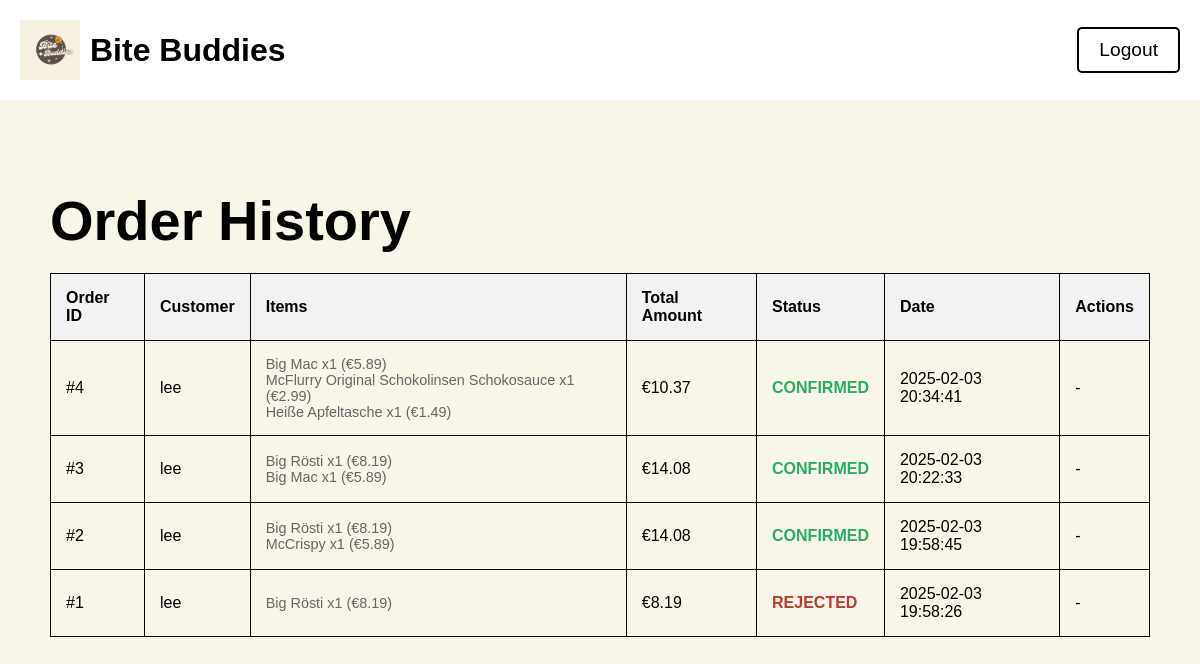
The page /partner/orders (signed in) on the database its author committed.
### tables this page shows
CREATE TABLE orders (
            id INTEGER PRIMARY KEY AUTOINCREMENT,
            user_id INTEGER NOT NULL,
            restaurant_id INTEGER NOT NULL,
            total_amount REAL NOT NULL,
            status TEXT NOT NULL CHECK(status IN ('placed', 'confirmed', 'rejected')) DEFAULT 'placed',
            created_at TIMESTAMP DEFAULT CURRENT_TIMESTAMP,
            FOREIGN KEY (user_id) REFERENCES users (id),
            FOREIGN KEY (restaurant_id) REFERENCES restaurants (id)
        );

CREATE TABLE "users" (
	"id"	INTEGER,
	"username"	TEXT NOT NULL,
	"address"	TEXT NOT NULL,
	"email"	TEXT NOT NULL UNIQUE,
	"pincode"	TEXT NOT NULL,
	"password"	TEXT NOT NULL,
	"current_balance"	REAL NOT NULL DEFAULT 100,
	PRIMARY KEY("id" AUTOINCREMENT)
);

CREATE TABLE order_items (
            id INTEGER PRIMARY KEY AUTOINCREMENT,
            order_id INTEGER NOT NULL,
            menu_item_id INTEGER NOT NULL,
            quantity INTEGER NOT NULL,
            price_at_time REAL NOT NULL,
            FOREIGN KEY (order_id) REFERENCES orders (id),
            FOREIGN KEY (menu_item_id) REFERENCES menu_items (id)
        );

CREATE TABLE menu_items (
    id INTEGER PRIMARY KEY AUTOINCREMENT,
    restaurant_id INTEGER NOT NULL,
    name TEXT NOT NULL,
    description TEXT,
    price REAL NOT NULL,
    photo_url TEXT,
    FOREIGN KEY (restaurant_id) REFERENCES restaurants (id)
);

### app.py (the view)
@app.route('/partner/orders')
def partner_orders():
    if 'user_id' not in session:
        return redirect(url_for('partner'))
    conn = get_db_connection()
    try:
        orders = conn.execute('''
            SELECT
                o.id,
                o.total_amount,
                o.status,
                o.created_at,
                u.username,
                u.id as user_id
            FROM orders o
            JOIN users u ON o.user_id = u.id
            WHERE o.restaurant_id = ?
            ORDER BY
                CASE
                    WHEN o.status = 'placed' THEN 1
                    WHEN o.status = 'confirmed' THEN 2
                    WHEN o.status = 'rejected' THEN 3
                END,
                o.created_at DESC
        ''', (session['user_id'],)).fetchall()
        orders_with_items = []
        for order in orders:
            order_dict = dict(order)
            items = conn.execute('''
                SELECT
                    oi.quantity,
                    oi.price_at_time,
                    mi.name
                FROM order_items oi
                JOIN menu_items mi ON oi.menu_item_id = mi.id
                WHERE oi.order_id = ?
            ''', (order['id'],)).fetchall()
            items_list = []
            for item in items:
                items_list.append({
                    'name': item['name'],
                    'quantity': item['quantity'],
                    'price': item['price_at_time']
                })
            order_dict['items'] = items_list
            orders_with_items.append(order_dict)
    except sqlite3.Error as e:
        print(f"Database error: {str(e)}")
        flash("An error occurred while fetching orders.")
        orders_with_items = []
    finally:
        conn.close()
    return render_template('OrderHistory.html', orders=orders_with_items)

### app.py (called while the page is built)
def get_db_connection():
    conn = sqlite3.connect('database/database.db')
    conn.row_factory = sqlite3.Row
    return conn

### templates/OrderHistory.html (shortened to what this page needs)
<!DOCTYPE html>
<html lang="en">
<head>
</head>
<body>
    <header>
        <div class="logo">
            <img src="{{ url_for('static', filename='logo-placeholder.png') }}" alt="Bite Buddies Logo">
            Bite Buddies
        </div>
        <nav>
            <a class="logout" href="{{ url_for('logout') }}">Logout</a>
        </nav>
    </header>
    <main>
        <h1>Order History</h1>
        <table>
            <tr>
                <th>Order ID</th>
                <th>Customer</th>
                <th>Items</th>
                <th>Total Amount</th>
                <th>Status</th>
                <th>Date</th>
                <th>Actions</th>
            </tr>
            {% for order in orders %}
        <tr>
            <td>#{{ order['id'] }}</td>
            <td>{{ order['username'] }}</td>
            <td>
                <div class="order-items">
                {% for item in order['items'] %}
                    {{ item['name'] }} x{{ item['quantity'] }} (€{{ "%.2f"|format(item['price']) }})<br>
                {% endfor %}
                </div>
            </td>
            <td>€{{ "%.2f"|format(order['total_amount']) }}</td>
            <td class="status-{{ order['status'] }}">{{ order['status'].upper() }}</td>
            <td>{{ order['created_at'] }}</td>
            <td>
                {% if order['status'] == 'placed' %}
                <button class="action-button accept-btn" onclick="updateOrderStatus({{ order['id'] }}, 'confirmed', this)">Accept</button>
                <button class="action-button reject-btn" onclick="updateOrderStatus({{ order['id'] }}, 'rejected', this)">Reject</button>
                {% else %}
                -
                {% endif %}
            </td>
        </tr>
        {% endfor %}
        </table>
    </main>
</body>
</html>

### templates/OrderHistory.html (style rules this page uses)
body { font-family: Arial, sans-serif; margin: 0; padding: 0; background-color: #f8f5e9; color: #000; }
header { display: flex; justify-content: space-between; align-items: center; padding: 20px; background-color: #FFF; font-size: 1rem; }
.logo { display: flex; align-items: center; font-size: 2rem; font-weight: bold; }
.logo img { height: 60px; margin-right: 10px; }
nav { display: flex; align-items: center; }
.logout { padding: 10px 20px; font-size: 1.2rem; color: #000; text-decoration: none; border: 2px solid #000; border-radius: 5px; }
main { padding: 50px; }
h1 { font-size: 3.5rem; margin-bottom: 20px; }
table { width: 100%; border-collapse: collapse; margin-bottom: 20px; }
table, th, td { border: 1px solid #000; }
th, td { padding: 15px; text-align: left; }
th { background-color: #f2f2f2; }
.status-confirmed { color: #27ae60; font-weight: bold; }
.status-rejected { color: #c0392b; font-weight: bold; }
.order-items { font-size: 0.9em; color: #666; }

### rows shown on the page
orders: id "4", username "lee", total_amount "10.37", status "CONFIRMED", created_at "2025-02-03 20:34:41"
order_items: name "Big Mac", quantity "1", price "5.89"
order_items: name "McFlurry Original Schokolinsen Schokosauce", quantity "1", price "2.99"
order_items: name "Heiße Apfeltasche", quantity "1", price "1.49"
orders: id "3", username "lee", total_amount "14.08", status "CONFIRMED", created_at "2025-02-03 20:22:33"
order_items: name "Big Rösti", quantity "1", price "8.19"
order_items: name "Big Mac", quantity "1", price "5.89"
orders: id "2", username "lee", total_amount "14.08", status "CONFIRMED", created_at "2025-02-03 19:58:45"
order_items: name "Big Rösti", quantity "1", price "8.19"
order_items: name "McCrispy", quantity "1", price "5.89"
orders: id "1", username "lee", total_amount "8.19", status "REJECTED", created_at "2025-02-03 19:58:26"
order_items: name "Big Rösti", quantity "1", price "8.19"
